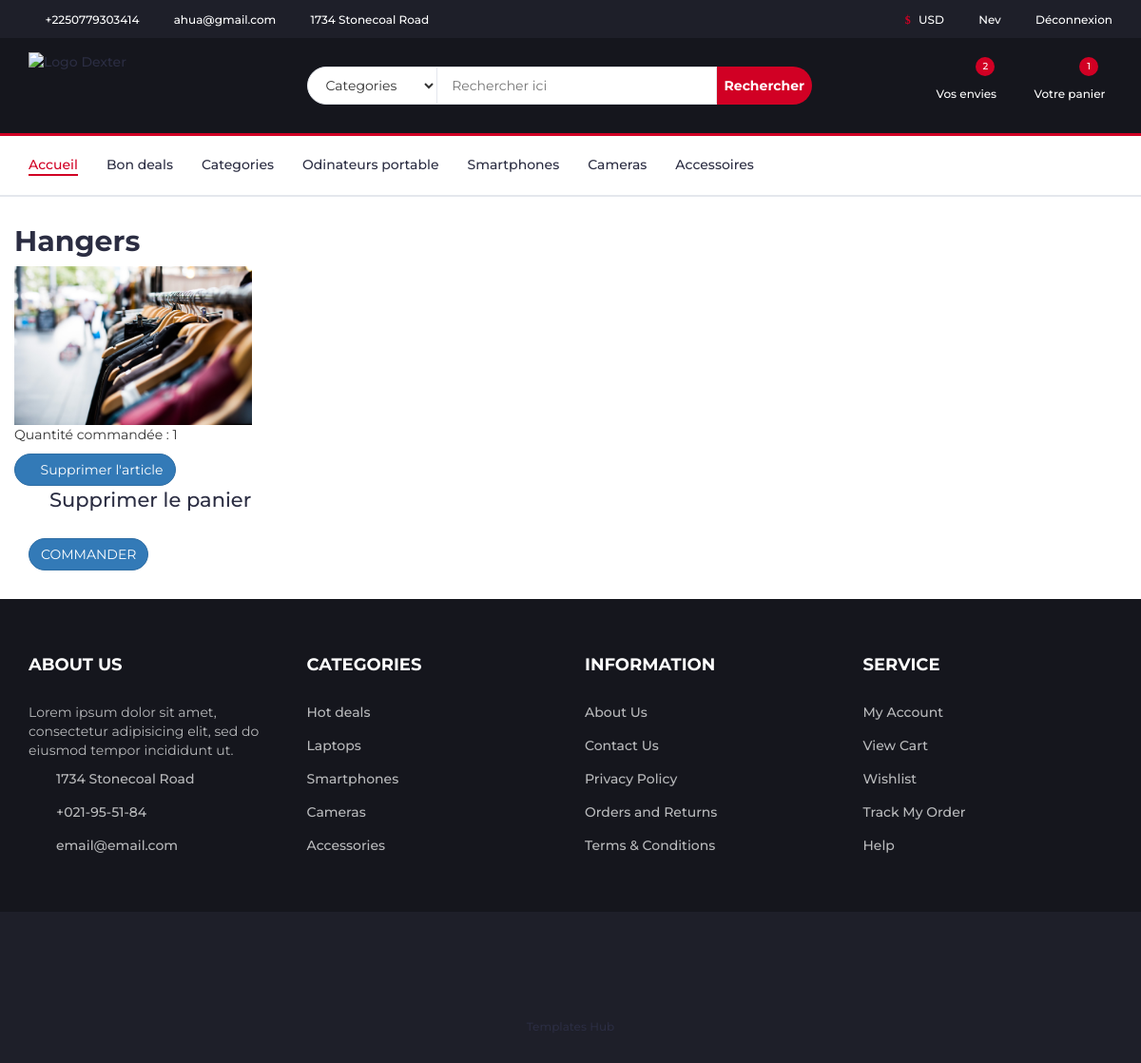
Page /cart/ (signed in) on the committed database.
### accounts/models.py (models this page shows, shortened)
class Shopper(AbstractBaseUser):
    email = models.EmailField(unique=True)
    last_name = models.CharField("Nom", max_length=30)
    first_name = models.CharField("Prénoms", max_length=100)
    telephone = PhoneNumberField()
    gender = models.CharField(max_length=10)
    birthdate = models.DateField(default=timezone.now)
    date_joined = models.DateTimeField(default=timezone.now)
    last_login = models.DateTimeField(default=timezone.now)
    is_admin = models.BooleanField(default=False)
    is_active = models.BooleanField(default=True)
    is_staff = models.BooleanField(default=False)
    is_superadmin = models.BooleanField(default=False)
    objects = CustomUserManager()
    USERNAME_FIELD = 'email'
    REQUIRED_FIELDS = [
        'last_name',
        'first_name',
        'telephone',
        'gender',
        'birthdate'
    ]
    @property
    def is_staff(self):
        "Is the user a member of staff?"
        return self.is_admin

### store/models.py (models this page shows, shortened)
class Cart(models.Model):
    user = models.OneToOneField(AUTH_USER_MODEL, on_delete=models.CASCADE)
    orders = models.ManyToManyField(Order)

class Order(models.Model):
    user = models.ForeignKey(AUTH_USER_MODEL, on_delete=models.CASCADE)
    product = models.ForeignKey(Product, on_delete=models.CASCADE)
    quantity = models.IntegerField(default=1)
    ordered = models.BooleanField(default=False)
    ordered_date = models.DateTimeField(blank=True, null=True)

class Product(models.Model):
    name = models.CharField(max_length=50)
    title = models.TextField(max_length=200)
    category = models.ForeignKey(Category, on_delete=models.SET_NULL, null=True, blank=True)
    price = models.FloatField(default=0.0)
    old_price = models.FloatField(default=0.0)
    stock_quantity = models.IntegerField(default=0)
    description = RichTextField(blank=True)
    technical_information = RichTextField(blank=True, default='', verbose_name="Fiche technique")
    image = models.ImageField(upload_to='products', blank=True, null=True)
    slug = AutoSlugField(populate_from=['name'])

### store/views.py (the view)
# urls.py: path('cart/', views.cart, name='cart'),
def cart(request):
    cart = get_object_or_404(Cart, user=request.user)
    return render(request, 'home/page/cart.html', context={"orders": cart.orders.all()})

### templates/home/page/cart.html (shortened to what this page needs)
{% extends "panel/base.html" %}
{% load static %}
{% block content %}
{% include "panel/header.html" %}
<div class="section">
    <div class="container">
        <div class="row gy-4 align-items-center">
            {% for order in orders %}
            <h2>{{ order.product.name }}</h2>
            <img src="{{ order.product.image.url }}" alt="{{ order.product.name }}" style="max-width: 250px;"> <br />
            <p>Quantité commandée : {{ order.quantity }}</p>
            <form method="POST" action="{% url 'cart-article-delete' slug=order.product.slug %}">
                <button type="submit" class="btn btn-primary mt-5" style="border-radius:20px"><i
                        class="fa-regular fa-trash"></i> Supprimer l'article</span>
                </button>
            </form>
            {% endfor %}
        </div>
        <div>
            <a href="{% url 'cart-delete' %}"><span style="font-size: 1.5em;"><i class="fa-regular fa-trash"></i>
                    Supprimer le panier</span></a>
        </div>
        {% if orders %}
        <div class="btn-commander">
            <a href="{% url 'checkout-pay' %}">
                <span style="font-size: 1em;">
                    <button type="submit" class="btn btn-primary mt-5" style="border-radius:20px">
                        COMMANDER
                    </button>
                </span>
            </a>
        </div>
        {% endif %}
    </div>
</div>
{% include "panel/footer.html" %} {% endblock content %}

### templates/panel/header.html (shortened to what this page needs)
{% load static %}
<header>
    {% if request.path != '/cart/checkout/' %}
        <div id="top-header">
            <div class="container">
                <ul class="header-links pull-left">
                    <li><a href="#"><i class="fa fa-phone"></i> {{ user.telephone }} </a></li>
                    <li><a href="#"><i class="fa fa-envelope-o"></i> {{ user.email }}</a></li>
                    <li><a href="#"><i class="fa fa-map-marker"></i> 1734 Stonecoal Road</a></li>
                </ul>
                <ul class="header-links pull-right">
                    <li><a href="#"><i class="fa fa-dollar"></i> USD</a></li>
                    {% if user.is_authenticated %}
                    <li><a href="{% url 'account-manage' %}"><i class="fa fa-user-o"></i> {{ user.last_name }} </a></li>
                    <li><a href="{% url 'logout' %}"><i class="fa fa-sign-out"></i> Déconnexion </a></li>
                    {% else %}
                    <li><a href="{% url 'signin' %}"><i class="fa fa-user-o"></i> Se connecter</a></li>
                    {% endif %}
                </ul>
            </div>
        </div>
    {% endif %}
    <div id="header">
        <div class="container">
            <div class="row">
                <div class="col-md-3">
                    <div class="header-logo">
                        <a href="{% url 'accueil' %}" class="logo">
                            <img src='{% static "images/logo.png" %}' alt="Logo Dexter">
                        </a>
                    </div>
                </div>
                {% if request.path != '/cart/checkout/' %}
                    <div class="col-md-6">
                        <div class="header-search">
                            <form>
                                <select class="input-select">
                                    <option value="0">Categories</option>
                                </select>
                                <input class="input" placeholder="Rechercher ici">
                                <button class="search-btn">Rechercher</button>
                            </form>
                        </div>
                    </div>
                {% endif %}
                {% if request.path != '/cart/checkout/' %}
                    <div class="col-md-3 clearfix">
                        <div class="header-ctn">
                            <div>
                                <a href="#">
                                    <i class="fa fa-heart-o"></i>
                                    <span>Vos envies</span>
                                    <div class="qty">2</div>
                                </a>
                            </div>
                            <div>
                                {% if user.cart %}
                                <a href="{% url 'cart' %}">
                                    <i class="fa fa-shopping-cart"></i>
                                    <span>Votre panier</span>
                                    <div class="qty">
                                        {{ user.cart.orders.count }}
                                    </div>
                                </a>
                                {% endif %}
                            </div>
                        </div>
                    </div>
                {% endif %}
            </div>
        </div>
    </div>
</header>
{% include "panel/navigation.html" %}

### templates/static/style/css/style.css (style rules this page uses)
body { font-family: 'Montserrat', sans-serif; font-weight: 400; color: #333; }
a { color: #2B2D42; font-weight: 500; -webkit-transition: 0.2s color; transition: 0.2s color; }
ul, ol { margin: 0; padding: 0; list-style: none }
.input { height: 40px; padding: 0px 15px; border: 1px solid #E4E7ED; background-color: #FFF; width: 100%; }
.input-select { padding: 0px 15px; background: #FFF; border: 1px solid #E4E7ED; height: 40px; }
.section { padding-top: 30px; padding-bottom: 30px; }
#top-header { padding-top: 10px; padding-bottom: 10px; background-color: #1E1F29; }
.header-links li { display: inline-block; margin-right: 15px; font-size: 12px; }
.header-links li:last-child { margin-right: 0px; }
.header-links li a { color: #FFF; }
.header-links li i { color: #D10024; margin-right: 5px; }
#header { padding-top: 15px; padding-bottom: 15px; background-color: #15161D; }
.header-logo { float: left; }
.header-logo .logo img { display: block; }
.header-search { padding: 15px 0px; }
.header-search form { position: relative; }
.header-search form .input-select { margin-right: -4px; border-radius: 40px 0px 0px 40px; }
.header-search form .input { width: calc(100% - 260px); margin-right: -4px; }
.header-search form .search-btn { height: 40px; width: 100px; background: #D10024; color: #FFF; font-weight: 700; border: none; border-radius: 0px 40px 40px 0px; }
.header-ctn { float: right; padding: 15px 0px; }
.header-ctn>div { display: inline-block; }
.header-ctn>div+div { margin-left: 15px; }
.header-ctn>div>a { display: block; position: relative; width: 90px; text-align: center; color: #FFF; }
.header-ctn>div>a>i { display: block; font-size: 18px; }
.header-ctn>div>a>span { font-size: 12px; }
.header-ctn>div>a>.qty { position: absolute; right: 15px; top: -10px; width: 20px; height: 20px; line-height: 20px; text-align: center; border-radius: 50%; font-size: 10px; color: #FFF; background-color: #D10024; }
.btn-commander { margin-top: 25px; }

### rows in the picture
Shopper: telephone "+2250779303414", email "ahua@gmail.com", last_name "Nev", cart.orders.count "1"
Order: product.name "Hangers", product.image (picture), quantity "1"
